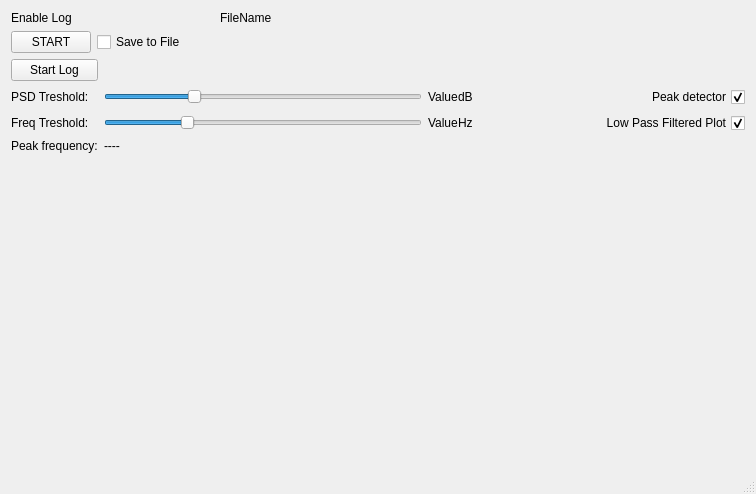
<?xml version="1.0" encoding="UTF-8"?>
<ui version="4.0">
 <class>MainWindow</class>
 <widget class="QMainWindow" name="MainWindow">
  <property name="geometry">
   <rect>
    <x>0</x>
    <y>0</y>
    <width>756</width>
    <height>494</height>
   </rect>
  </property>
  <property name="windowTitle">
   <string>STWIN - Ultrasound FFT - MP23ABS1 MEMS Analog Microphone</string>
  </property>
  <widget class="QWidget" name="centralWidget">
   <layout class="QGridLayout" name="gridLayout">
    <item row="0" column="0" colspan="2">
     <layout class="QGridLayout" name="gL_Endpoints">
      <item row="0" column="1">
       <widget class="QLabel" name="label_2">
        <property name="text">
         <string>FileName</string>
        </property>
       </widget>
      </item>
      <item row="0" column="0">
       <widget class="QLabel" name="label">
        <property name="text">
         <string>Enable Log</string>
        </property>
       </widget>
      </item>
     </layout>
    </item>
    <item row="1" column="0" colspan="3">
     <layout class="QHBoxLayout" name="hL_Start">
      <item>
       <widget class="QPushButton" name="pB_Connect">
        <property name="text">
         <string>START</string>
        </property>
       </widget>
      </item>
      <item>
       <widget class="QCheckBox" name="cB_SaveToFile">
        <property name="toolTip">
         <string>Save raw data to file</string>
        </property>
        <property name="text">
         <string>Save to File</string>
        </property>
       </widget>
      </item>
      <item>
       <spacer name="horizontalSpacer_2">
        <property name="orientation">
         <enum>Qt::Horizontal</enum>
        </property>
        <property name="sizeHint" stdset="0">
         <size>
          <width>40</width>
          <height>20</height>
         </size>
        </property>
       </spacer>
      </item>
     </layout>
    </item>
    <item row="2" column="0">
     <widget class="QPushButton" name="pB_StartLog">
      <property name="text">
       <string>Start Log</string>
      </property>
     </widget>
    </item>
    <item row="3" column="0">
     <widget class="QLabel" name="label_4">
      <property name="toolTip">
       <string>&lt;html&gt;&lt;head/&gt;&lt;body&gt;&lt;p&gt;Power Spectral Density Threshold for Peak Detector&lt;/p&gt;&lt;/body&gt;&lt;/html&gt;</string>
      </property>
      <property name="text">
       <string>PSD Treshold:</string>
      </property>
     </widget>
    </item>
    <item row="3" column="1">
     <widget class="QSlider" name="TresholdSlider">
      <property name="toolTip">
       <string>&lt;html&gt;&lt;head/&gt;&lt;body&gt;&lt;p&gt;Power Spectral Density Threshold for Peak Detector&lt;/p&gt;&lt;/body&gt;&lt;/html&gt;</string>
      </property>
      <property name="minimum">
       <number>-150</number>
      </property>
      <property name="maximum">
       <number>-40</number>
      </property>
      <property name="singleStep">
       <number>1</number>
      </property>
      <property name="pageStep">
       <number>5</number>
      </property>
      <property name="value">
       <number>-120</number>
      </property>
      <property name="orientation">
       <enum>Qt::Horizontal</enum>
      </property>
     </widget>
    </item>
    <item row="3" column="2">
     <layout class="QHBoxLayout" name="hL_dB">
      <property name="spacing">
       <number>0</number>
      </property>
      <item>
       <widget class="QLabel" name="Treshold_Label">
        <property name="toolTip">
         <string>&lt;html&gt;&lt;head/&gt;&lt;body&gt;&lt;p&gt;Power Spectral Density Threshold for Peak Detector&lt;/p&gt;&lt;/body&gt;&lt;/html&gt;</string>
        </property>
        <property name="text">
         <string>Value</string>
        </property>
       </widget>
      </item>
      <item>
       <widget class="QLabel" name="label_6">
        <property name="toolTip">
         <string>&lt;html&gt;&lt;head/&gt;&lt;body&gt;&lt;p&gt;Power Spectral Density Threshold for Peak Detector&lt;/p&gt;&lt;/body&gt;&lt;/html&gt;</string>
        </property>
        <property name="text">
         <string>dB</string>
        </property>
       </widget>
      </item>
      <item>
       <spacer name="horizontalSpacer_3">
        <property name="orientation">
         <enum>Qt::Horizontal</enum>
        </property>
        <property name="sizeType">
         <enum>QSizePolicy::Expanding</enum>
        </property>
        <property name="sizeHint" stdset="0">
         <size>
          <width>40</width>
          <height>20</height>
         </size>
        </property>
       </spacer>
      </item>
      <item>
       <widget class="QCheckBox" name="cB_PeakDetetcor">
        <property name="toolTip">
         <string>&lt;html&gt;&lt;head/&gt;&lt;body&gt;&lt;p&gt;Detect FFT peak in the selected region&lt;/p&gt;&lt;/body&gt;&lt;/html&gt;</string>
        </property>
        <property name="layoutDirection">
         <enum>Qt::RightToLeft</enum>
        </property>
        <property name="text">
         <string>Peak detector</string>
        </property>
        <property name="checked">
         <bool>true</bool>
        </property>
       </widget>
      </item>
     </layout>
    </item>
    <item row="4" column="0">
     <widget class="QLabel" name="label_5">
      <property name="toolTip">
       <string>&lt;html&gt;&lt;head/&gt;&lt;body&gt;&lt;p&gt;Frequency Threshold for Peak Detector&lt;/p&gt;&lt;/body&gt;&lt;/html&gt;</string>
      </property>
      <property name="text">
       <string>Freq Treshold:</string>
      </property>
     </widget>
    </item>
    <item row="4" column="1">
     <widget class="QSlider" name="freqtresholdslider">
      <property name="toolTip">
       <string>&lt;html&gt;&lt;head/&gt;&lt;body&gt;&lt;p&gt;Frequency Threshold for Peak Detector&lt;/p&gt;&lt;/body&gt;&lt;/html&gt;</string>
      </property>
      <property name="maximum">
       <number>80000</number>
      </property>
      <property name="singleStep">
       <number>100</number>
      </property>
      <property name="pageStep">
       <number>1000</number>
      </property>
      <property name="value">
       <number>20000</number>
      </property>
      <property name="orientation">
       <enum>Qt::Horizontal</enum>
      </property>
     </widget>
    </item>
    <item row="4" column="2">
     <layout class="QHBoxLayout" name="hL_Freq">
      <property name="spacing">
       <number>0</number>
      </property>
      <item>
       <widget class="QLabel" name="freqTresholdLabel">
        <property name="toolTip">
         <string>&lt;html&gt;&lt;head/&gt;&lt;body&gt;&lt;p&gt;Frequency Threshold for Peak Detector&lt;/p&gt;&lt;/body&gt;&lt;/html&gt;</string>
        </property>
        <property name="text">
         <string>Value</string>
        </property>
       </widget>
      </item>
      <item>
       <widget class="QLabel" name="label_7">
        <property name="toolTip">
         <string>&lt;html&gt;&lt;head/&gt;&lt;body&gt;&lt;p&gt;Frequency Threshold for Peak Detector&lt;/p&gt;&lt;/body&gt;&lt;/html&gt;</string>
        </property>
        <property name="text">
         <string>Hz</string>
        </property>
       </widget>
      </item>
      <item>
       <spacer name="horizontalSpacer_4">
        <property name="orientation">
         <enum>Qt::Horizontal</enum>
        </property>
        <property name="sizeHint" stdset="0">
         <size>
          <width>40</width>
          <height>20</height>
         </size>
        </property>
       </spacer>
      </item>
      <item>
       <widget class="QCheckBox" name="cB_LowPassFilter">
        <property name="toolTip">
         <string>&lt;html&gt;&lt;head/&gt;&lt;body&gt;&lt;p&gt;(OLD_FFT * 0.97 + NEW_FFT * 0.03)&lt;/p&gt;&lt;/body&gt;&lt;/html&gt;</string>
        </property>
        <property name="layoutDirection">
         <enum>Qt::RightToLeft</enum>
        </property>
        <property name="text">
         <string>Low Pass Filtered Plot</string>
        </property>
        <property name="checked">
         <bool>true</bool>
        </property>
       </widget>
      </item>
     </layout>
    </item>
    <item row="5" column="0">
     <widget class="QLabel" name="label_3">
      <property name="text">
       <string>Peak frequency:</string>
      </property>
     </widget>
    </item>
    <item row="5" column="1">
     <widget class="QLabel" name="Max_Label">
      <property name="text">
       <string>----</string>
      </property>
     </widget>
    </item>
    <item row="6" column="0" colspan="3">
     <widget class="QCustomPlot" name="QCPWidget" native="true">
      <property name="sizePolicy">
       <sizepolicy hsizetype="Expanding" vsizetype="Expanding">
        <horstretch>0</horstretch>
        <verstretch>0</verstretch>
       </sizepolicy>
      </property>
      <property name="minimumSize">
       <size>
        <width>0</width>
        <height>100</height>
       </size>
      </property>
     </widget>
    </item>
    <item row="7" column="0" colspan="3">
     <widget class="QCustomPlot" name="QCP_Spectrogram" native="true">
      <property name="enabled">
       <bool>false</bool>
      </property>
      <property name="sizePolicy">
       <sizepolicy hsizetype="Expanding" vsizetype="Expanding">
        <horstretch>0</horstretch>
        <verstretch>0</verstretch>
       </sizepolicy>
      </property>
      <property name="minimumSize">
       <size>
        <width>0</width>
        <height>100</height>
       </size>
      </property>
     </widget>
    </item>
   </layout>
  </widget>
  <widget class="QMenuBar" name="menuBar">
   <property name="geometry">
    <rect>
     <x>0</x>
     <y>0</y>
     <width>756</width>
     <height>21</height>
    </rect>
   </property>
  </widget>
  <widget class="QStatusBar" name="statusBar"/>
 </widget>
 <layoutdefault spacing="6" margin="11"/>
 <customwidgets>
  <customwidget>
   <class>QCustomPlot</class>
   <extends>QWidget</extends>
   <header>qcustomplot.h</header>
   <container>1</container>
  </customwidget>
 </customwidgets>
 <resources/>
 <connections>
  <connection>
   <sender>TresholdSlider</sender>
   <signal>valueChanged(int)</signal>
   <receiver>Treshold_Label</receiver>
   <slot>setNum(int)</slot>
   <hints>
    <hint type="sourcelabel">
     <x>404</x>
     <y>152</y>
    </hint>
    <hint type="destinationlabel">
     <x>443</x>
     <y>153</y>
    </hint>
   </hints>
  </connection>
  <connection>
   <sender>freqtresholdslider</sender>
   <signal>valueChanged(int)</signal>
   <receiver>freqTresholdLabel</receiver>
   <slot>setNum(int)</slot>
   <hints>
    <hint type="sourcelabel">
     <x>269</x>
     <y>169</y>
    </hint>
    <hint type="destinationlabel">
     <x>437</x>
     <y>174</y>
    </hint>
   </hints>
  </connection>
 </connections>
</ui>
